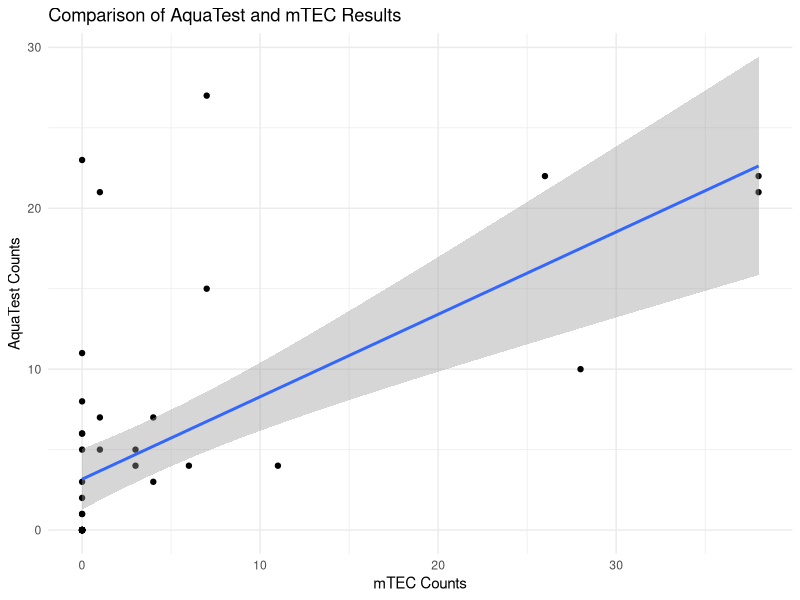
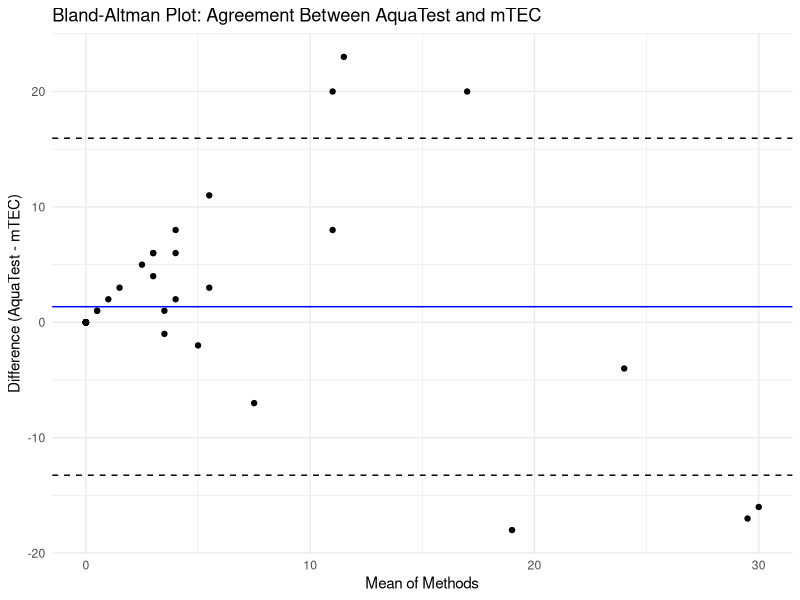
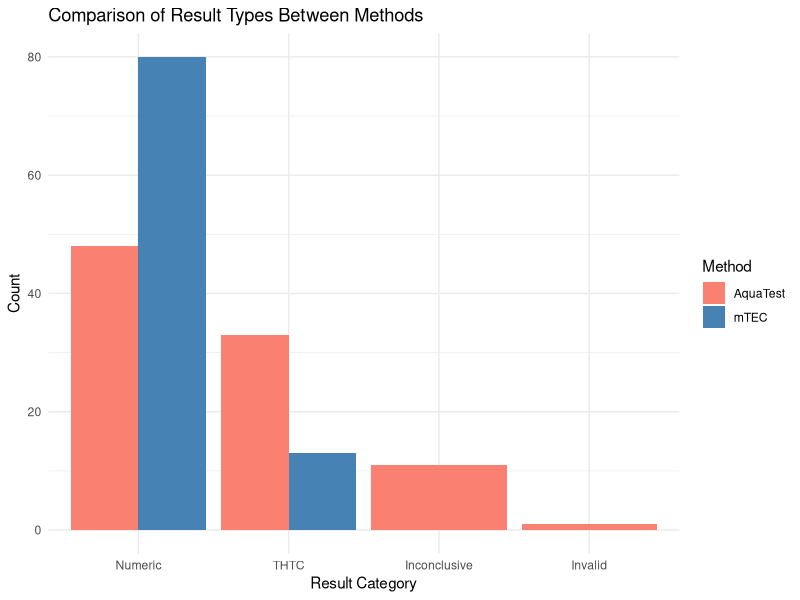

Recreate these plots in R, in order.
## ---- chunk 1
library(tidyverse)

aquatest <- read.csv("AquaTestComparison_Final(Full).csv")

aquatest_clean <- aquatest %>%
  mutate(
    Aqua_numeric = as.numeric(AquaTest.Result),
    mTEC_numeric = as.numeric(mTEC.Results)
  )

both_numeric <- aquatest_clean %>%
  filter(!is.na(Aqua_numeric) & !is.na(mTEC_numeric))

## ---- chunk 2
summary_table <- tibble(
  Description = c(
    "Total observations",
    "Total variables",
    "Rows with numeric results for both methods",
    "Unique sample IDs"
  ),
  Value = c(
    nrow(aquatest_clean),
    ncol(aquatest),
    nrow(both_numeric),
    n_distinct(aquatest_clean$Sample.ID)
  )
)

knitr::kable(summary_table)
## ---- chunk 3
ggplot(both_numeric, aes(x = mTEC_numeric, y = Aqua_numeric)) +
  geom_point() +
  geom_smooth(method = "lm") +
  labs(
    title = "Comparison of AquaTest and mTEC Results",
    x = "mTEC Counts",
    y = "AquaTest Counts"
  ) +
  theme_minimal()
## ---- chunk 4
correlation <- cor(both_numeric$mTEC_numeric, both_numeric$Aqua_numeric)
correlation
## ---- chunk 5
model <- lm(Aqua_numeric ~ mTEC_numeric, data = both_numeric)
r_squared <- summary(model)$r.squared
r_squared
## ---- chunk 6
both_numeric <- both_numeric %>%
  mutate(
    mean = (Aqua_numeric + mTEC_numeric)/2,
    diff = Aqua_numeric - mTEC_numeric
  )

ggplot(both_numeric, aes(x = mean, y = diff)) +
  geom_point() +
  geom_hline(yintercept = mean(both_numeric$diff), color = "blue") +
  geom_hline(yintercept = mean(both_numeric$diff) + 1.96*sd(both_numeric$diff), linetype = "dashed") +
  geom_hline(yintercept = mean(both_numeric$diff) - 1.96*sd(both_numeric$diff), linetype = "dashed") +
  labs(title = "Bland-Altman Plot: Agreement Between AquaTest and mTEC",
       x = "Mean of Methods",
       y = "Difference (AquaTest - mTEC)") +
  theme_minimal()
## ---- chunk 7
result_types <- aquatest %>%
  mutate(
    Aqua_category = case_when(
      AquaTest.Result == "THTC" ~ "THTC",
      AquaTest.Result == "Invalid" ~ "Invalid",
      AquaTest.Result == "Inconclusive" ~ "Inconclusive",
      TRUE ~ "Numeric"
    ),
    mTEC_category = case_when(
      mTEC.Results == "THTC" ~ "THTC",
      TRUE ~ "Numeric"
    )
  )

aqua_counts <- result_types %>%
  count(Aqua_category)

mtec_counts <- result_types %>%
  count(mTEC_category)

knitr::kable(aqua_counts, col.names = c("AquaTest", "n"))
knitr::kable(mtec_counts, col.names = c("mTEC", "n"))
## ---- chunk 8
result_types_long <- result_types %>%
  pivot_longer(
    cols = c(Aqua_category, mTEC_category),
    names_to = "Method",
    values_to = "Category"
  )

result_types_long$Category <- factor(
  result_types_long$Category,
  levels = c("Numeric", "THTC", "Inconclusive", "Invalid")
)

ggplot(result_types_long, aes(x = Category, fill = Method)) +
  geom_bar(position = "dodge") +
  scale_fill_manual(
    values = c("Aqua_category" = "salmon", "mTEC_category" = "steelblue"),
    labels = c("Aqua_category" = "AquaTest", "mTEC_category" = "mTEC")
  ) +
  labs(
    title = "Comparison of Result Types Between Methods",
    x = "Result Category",
    y = "Count"
  ) +
  theme_minimal()
